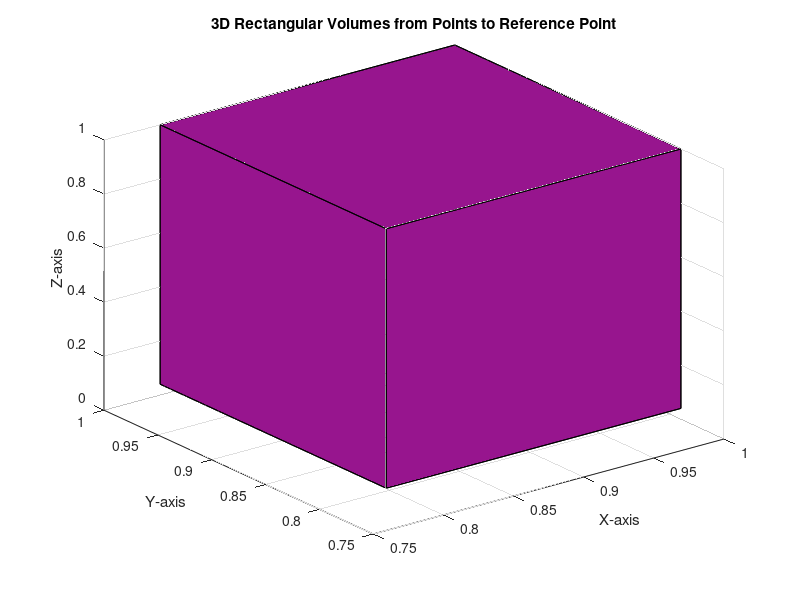

Recreate this plot in MATLAB. (Note: this script raises an error after producing the figure.)
% Define the points and the reference point
points = [
0.16 0.86 0.47; 
0.66 0.37 0.29; 
0.79 0.79 0.04; 
0.28 0.99 0.29; 
0.51 0.37 0.38;
0.92 0.62 0.07; 
0.16 0.53 0.70; 
0.01 0.98 0.94; 
0.67 0.17 0.54; 
0.79 0.72 0.05 
];
reference = [1, 1, 1];

% Sort points by z-coordinate
[~, idx] = sort(points(:,3));
points = points(idx,:);

% Prepare the figure
figure;
hold on;
grid on;
xlabel('X-axis');
ylabel('Y-axis');
zlabel('Z-axis');
title('3D Rectangular Volumes from Points to Reference Point');


    % Plot each point as a rectangular volume
for i = 1:size(points, 1)
    % Coordinates of the lower corner of the bar
    x0 = min(points(i, 1), reference(1));
    y0 = min(points(i, 2), reference(2));
    z0 = min(points(i, 3), reference(3));

    % Dimensions of the bar
    dx = abs(reference(1) - points(i, 1));
    dy = abs(reference(2) - points(i, 2));
    dz = abs(reference(3) - points(i, 3));

    % Draw the bar using vertices for each face
    % Front and back faces
    c1 = [0.5940 0.0840 0.5560]
    fill3([x0, x0+dx, x0+dx, x0], [y0, y0, y0, y0], [z0, z0, z0+dz, z0+dz], c1);
    fill3([x0, x0+dx, x0+dx, x0], [y0+dy, y0+dy, y0+dy, y0+dy], [z0, z0, z0+dz, z0+dz], c1);
    % Left and right faces

    fill3([x0, x0, x0, x0], [y0, y0+dy, y0+dy, y0], [z0, z0, z0+dz, z0+dz], c1);
    fill3([x0+dx, x0+dx, x0+dx, x0+dx], [y0, y0+dy, y0+dy, y0], [z0, z0, z0+dz, z0+dz], c1);
    % Top and bottom faces

    fill3([x0, x0+dx, x0+dx, x0], [y0, y0, y0+dy, y0+dy], [z0+dz, z0+dz, z0+dz, z0+dz], c1);
    fill3([x0, x0+dx, x0+dx, x0], [y0, y0, y0+dy, y0+dy], [z0, z0, z0, z0], c1);
    alpha(0.5)
end

axis equal;
xlim([0, 1.1]);
ylim([0, 1.1]);
zlim([0, 1.1]);
view(3);  % Set to 3D view

hold off;

